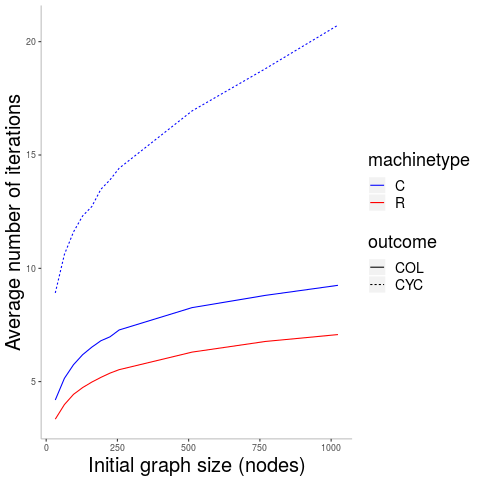

Reproduce this figure in R.
# Average number of iterations
# 'crm' db

print("verify database 'crm':")
print(database)
p <- ggplot() +
    geom_line(data=filter(
        sdavgs,
        mach_outc == 'C->COL' | mach_outc == 'C->CYC' | mach_outc == 'R->COL',
        initnrnodes != 384 & initnrnodes != 640 & initnrnodes != 896,
        initnrnodes < 2048
      ),
      mapping=aes(
        x=initnrnodes,
        y=anriterations,
        color=machinetype,
        linetype=outcome
      )
    ) +
    scale_color_manual(values=c("blue", "red")) +
    theme(
        legend.title=element_text(size=18),
        legend.text=element_text(size=14),
        axis.title=element_text(size=20),
        legend.title.align=0.5,
        axis.line = element_line(color="gray"),
        panel.background=element_blank()
    ) +
    labs(
        x="Initial graph size (nodes)",
        y="Average number of iterations"
    )

print(p)
dev.copy(png, filename="../outcomes-nriter-avg.png")
dev.off()
